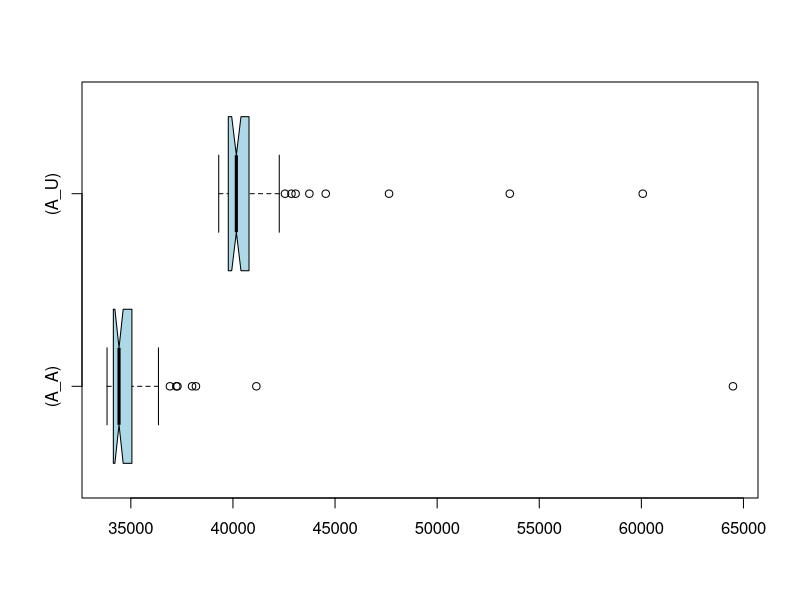

This chart was generated by the following R code:
if (exists("A_A")) remove("A_A")
if (exists("A_U")) remove("A_U")
if (exists("C_A")) remove("C_A")
if (exists("C_U")) remove("C_U")
A_U<-c(465634,456116,466426,461419,499812,470025,486648,462127,464764,467292,462245,552910,467158,473004,475960,497450,470968,466088,470394,461549,507629,462626,460040,459350,460119,461414,493779,461550,460037,469935,516938,473334,469310,473221,621528,466177,463079,464231,462647,460900,478044,462765,697086,462017,464114,457810,490528,467790,460240,459381)
A_A<-c(6615098,3597707,3577491,3500795,3818877,3729114,3575844,4220939,3547487,3515919,3504855,3545134,3824312,3501153,3486906,3595798,3481248,3481165,3542949,3897902,3509681,3573381,3586193,3536532,3538549,3621807,3503313,3786857,3489236,3525666,3698466,3517636,3515545,3556933,3477999,3917367,3524783,3513996,3593580,3477007,3512482,3471420,3623527,3524825,3539646,3470855,3498212,3500170,3502530,3523062)

for (i in 1:length(A_A)) {
   A_A[i]=A_A[i]/102.583;
   A_U[i]=A_U[i]/11.605;
}

if (exists("A_U")) boxplot.stats(A_U)
if (exists("A_A")) boxplot.stats(A_A)
if (exists("C_U")) boxplot.stats(C_U)
if (exists("C_A")) boxplot.stats(C_A)
if (exists("C_U")) summary(C_U)
if (exists("C_A")) summary(C_A)
if (exists("A_U")) summary(A_U)
if (exists("A_A")) summary(A_A)
if (exists("A_U")) boxplot(A_A,A_U,col="lightblue",horizontal=TRUE,match=TRUE,names=c("(A_A)","(A_U)"),notch=TRUE)
if (exists("C_U")) boxplot(C_A,C_U,col="lightblue",horizontal=TRUE,match=TRUE,names=c("(C_A)","(C_U)"),notch=TRUE)
